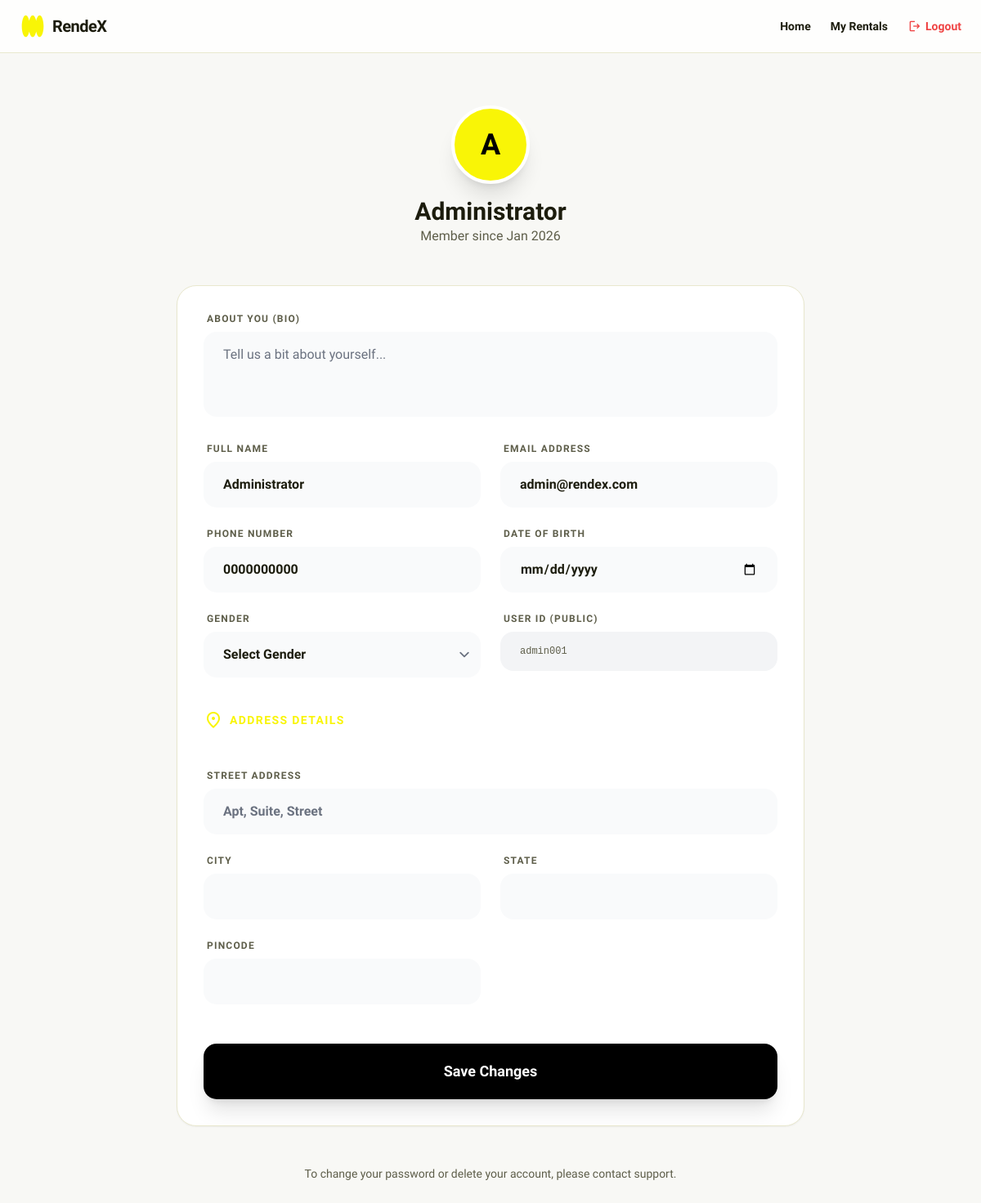
Page /profile.php (signed in) on the committed database.
### tables this page shows
CREATE TABLE IF NOT EXISTS users (
    id VARCHAR(20) PRIMARY KEY,
    name VARCHAR(100) NOT NULL,
    email VARCHAR(255) NOT NULL UNIQUE,
    phone VARCHAR(20),
    role ENUM('user', 'owner', 'delivery_partner', 'admin') DEFAULT 'user',
    password_hash VARCHAR(255) NOT NULL,
    profile_picture VARCHAR(255) DEFAULT NULL,
    address TEXT DEFAULT NULL,
    city VARCHAR(100) DEFAULT NULL,
    state VARCHAR(100) DEFAULT NULL,
    pincode VARCHAR(10) DEFAULT NULL,
    is_verified TINYINT(1) DEFAULT 0,
    verification_token VARCHAR(255) DEFAULT NULL,
    reset_token VARCHAR(255) DEFAULT NULL,
    reset_token_expiry DATETIME DEFAULT NULL,
    created_at DATETIME DEFAULT CURRENT_TIMESTAMP,
    updated_at DATETIME DEFAULT CURRENT_TIMESTAMP ON UPDATE CURRENT_TIMESTAMP,
    INDEX idx_email (email),
    INDEX idx_role (role)
);

### profile.php (the view, shortened to what this page needs)
<?php
$current_user = null;
if (!$current_user) {
    try {
        $pdo = getDBConnection();
        if ($pdo) {
            $stmt = $pdo->prepare("SELECT * FROM users WHERE id = ?");
            $stmt->execute([$_SESSION['user_id']]);
            $current_user = $stmt->fetch();
        }
    } catch (Exception $e) {}
}
?>
<!DOCTYPE html>
<html class="light" lang="en">
<head>
    <script src="https://cdn.tailwindcss.com?plugins=forms"></script>
</head>
<body class="bg-background-light dark:bg-background-dark text-text-main dark:text-white transition-colors duration-200 min-h-screen">
    <header class="sticky top-0 z-50 border-b border-[#e9e8ce] dark:border-[#3e3d2a] bg-white/80 dark:bg-background-dark/80 backdrop-blur-md px-6 py-4">
        <div class="max-w-[1400px] mx-auto flex items-center justify-between">
            <a href="dashboard.php" class="flex items-center gap-2">
                <div class="size-8 text-primary">
                </div>
                <h2 class="text-xl font-bold tracking-tight">RendeX</h2>
            </a>
            <div class="flex items-center gap-6">
                <a href="dashboard.php" class="text-sm font-bold hover:text-primary transition-colors">Home</a>
                <a href="rentals.php" class="text-sm font-bold hover:text-primary transition-colors">My Rentals</a>
                <a href="logout.php" class="text-sm font-bold text-red-500 flex items-center gap-1">
                    <span class="material-symbols-outlined text-lg">logout</span> Logout
                </a>
            </div>
        </div>
    </header>
    <main class="max-w-[800px] mx-auto px-4 py-16">
        <div class="flex flex-col items-center mb-12">
            <div class="w-24 h-24 rounded-full bg-primary flex items-center justify-center text-black text-4xl font-black border-4 border-white shadow-xl mb-4">
                <?php echo strtoupper(substr($current_user['name'], 0, 1)); ?>
            </div>
            <h1 class="text-3xl font-black"><?php echo htmlspecialchars($current_user['name']); ?></h1>
            <p class="text-text-muted">Member since <?php echo date('M Y', strtotime($current_user['created_at'])); ?></p>
        </div>
        <div class="bg-white dark:bg-surface-dark rounded-3xl p-8 border border-[#e9e8ce] dark:border-[#3e3d2a] shadow-sm">
            <form method="POST" class="space-y-6">
                <div class="grid grid-cols-1 md:grid-cols-2 gap-6">
                    <div class="md:col-span-2">
                        <label class="block text-xs font-black text-text-muted uppercase tracking-widest mb-2 ml-1">About You (Bio)</label>
                        <textarea name="bio" rows="3" placeholder="Tell us a bit about yourself..."
                                  class="w-full px-6 py-4 rounded-2xl border-none bg-gray-50 dark:bg-[#1e2019] focus:ring-2 focus:ring-primary font-medium resize-none"><?php echo htmlspecialchars($current_user['bio'] ?? ''); ?></textarea>
                    </div>
                    <div>
                        <label class="block text-xs font-black text-text-muted uppercase tracking-widest mb-2 ml-1">Full Name</label>
                        <input type="text" name="name" value="<?php echo htmlspecialchars($current_user['name']); ?>" required
                               class="w-full px-6 py-4 rounded-2xl border-none bg-gray-50 dark:bg-[#1e2019] focus:ring-2 focus:ring-primary font-bold">
                    </div>
                    <div>
                        <label class="block text-xs font-black text-text-muted uppercase tracking-widest mb-2 ml-1">Email Address</label>
                        <input type="email" name="email" value="<?php echo htmlspecialchars($current_user['email']); ?>" required
                               class="w-full px-6 py-4 rounded-2xl border-none bg-gray-50 dark:bg-[#1e2019] focus:ring-2 focus:ring-primary font-bold">
                    </div>
                    <div>
                        <label class="block text-xs font-black text-text-muted uppercase tracking-widest mb-2 ml-1">Phone Number</label>
                        <input type="text" name="phone" value="<?php echo htmlspecialchars($current_user['phone']); ?>" required
                               class="w-full px-6 py-4 rounded-2xl border-none bg-gray-50 dark:bg-[#1e2019] focus:ring-2 focus:ring-primary font-bold">
                    </div>
                    <div>
                        <label class="block text-xs font-black text-text-muted uppercase tracking-widest mb-2 ml-1">Date of Birth</label>
                        <input type="date" name="dob" value="<?php echo htmlspecialchars($current_user['dob'] ?? ''); ?>"
                               class="w-full px-6 py-4 rounded-2xl border-none bg-gray-50 dark:bg-[#1e2019] focus:ring-2 focus:ring-primary font-bold">
                    </div>
                    <div>
                        <label class="block text-xs font-black text-text-muted uppercase tracking-widest mb-2 ml-1">Gender</label>
                        <select name="gender" class="w-full px-6 py-4 rounded-2xl border-none bg-gray-50 dark:bg-[#1e2019] focus:ring-2 focus:ring-primary font-bold">
                            <option value="">Select Gender</option>
                        </select>
                    </div>
                    <div>
                        <label class="block text-xs font-black text-text-muted uppercase tracking-widest mb-2 ml-1">User ID (Public)</label>
                        <div class="w-full px-6 py-4 rounded-2xl bg-gray-100 dark:bg-gray-800 font-mono text-xs text-text-muted">
                            <?php echo $current_user['id']; ?>
                        </div>
                    </div>
                    <div class="md:col-span-2 pt-4">
                        <h3 class="text-sm font-black uppercase tracking-widest text-primary mb-6 flex items-center gap-2">
                            <span class="material-symbols-outlined">location_on</span> Address Details
                        </h3>
                    </div>
                    <div class="md:col-span-2">
                        <label class="block text-xs font-black text-text-muted uppercase tracking-widest mb-2 ml-1">Street Address</label>
                        <input type="text" name="address" value="<?php echo htmlspecialchars($current_user['address'] ?? ''); ?>" placeholder="Apt, Suite, Street"
                               class="w-full px-6 py-4 rounded-2xl border-none bg-gray-50 dark:bg-[#1e2019] focus:ring-2 focus:ring-primary font-bold">
                    </div>
                    <div>
                        <label class="block text-xs font-black text-text-muted uppercase tracking-widest mb-2 ml-1">City</label>
                        <input type="text" name="city" value="<?php echo htmlspecialchars($current_user['city'] ?? ''); ?>"
                               class="w-full px-6 py-4 rounded-2xl border-none bg-gray-50 dark:bg-[#1e2019] focus:ring-2 focus:ring-primary font-bold">
                    </div>
                    <div>
                        <label class="block text-xs font-black text-text-muted uppercase tracking-widest mb-2 ml-1">State</label>
                        <input type="text" name="state" value="<?php echo htmlspecialchars($current_user['state'] ?? ''); ?>"
                               class="w-full px-6 py-4 rounded-2xl border-none bg-gray-50 dark:bg-[#1e2019] focus:ring-2 focus:ring-primary font-bold">
                    </div>
                    <div>
                        <label class="block text-xs font-black text-text-muted uppercase tracking-widest mb-2 ml-1">Pincode</label>
                        <input type="text" name="pincode" value="<?php echo htmlspecialchars($current_user['pincode'] ?? ''); ?>"
                               class="w-full px-6 py-4 rounded-2xl border-none bg-gray-50 dark:bg-[#1e2019] focus:ring-2 focus:ring-primary font-bold">
                    </div>
                </div>
                <div class="pt-6">
                    <button type="submit" name="save_profile" class="w-full bg-black text-white dark:bg-primary dark:text-black font-black py-5 rounded-2xl text-lg transition-all hover:scale-[1.02] active:scale-95 shadow-xl">
                        Save Changes
                    </button>
                </div>
            </form>
        </div>
        <div class="mt-12 text-center text-sm text-text-muted">
            <p>To change your password or delete your account, please contact support.</p>
        </div>
    </main>
</body>
</html>

### profile.php (style rules this page uses)
body { font-family: "Spline Sans", sans-serif; }

### rows in the picture
users: name "A", name "Administrator", created_at "Jan 2026", email "admin@rendex.com", phone "0000000000", id "admin001"
